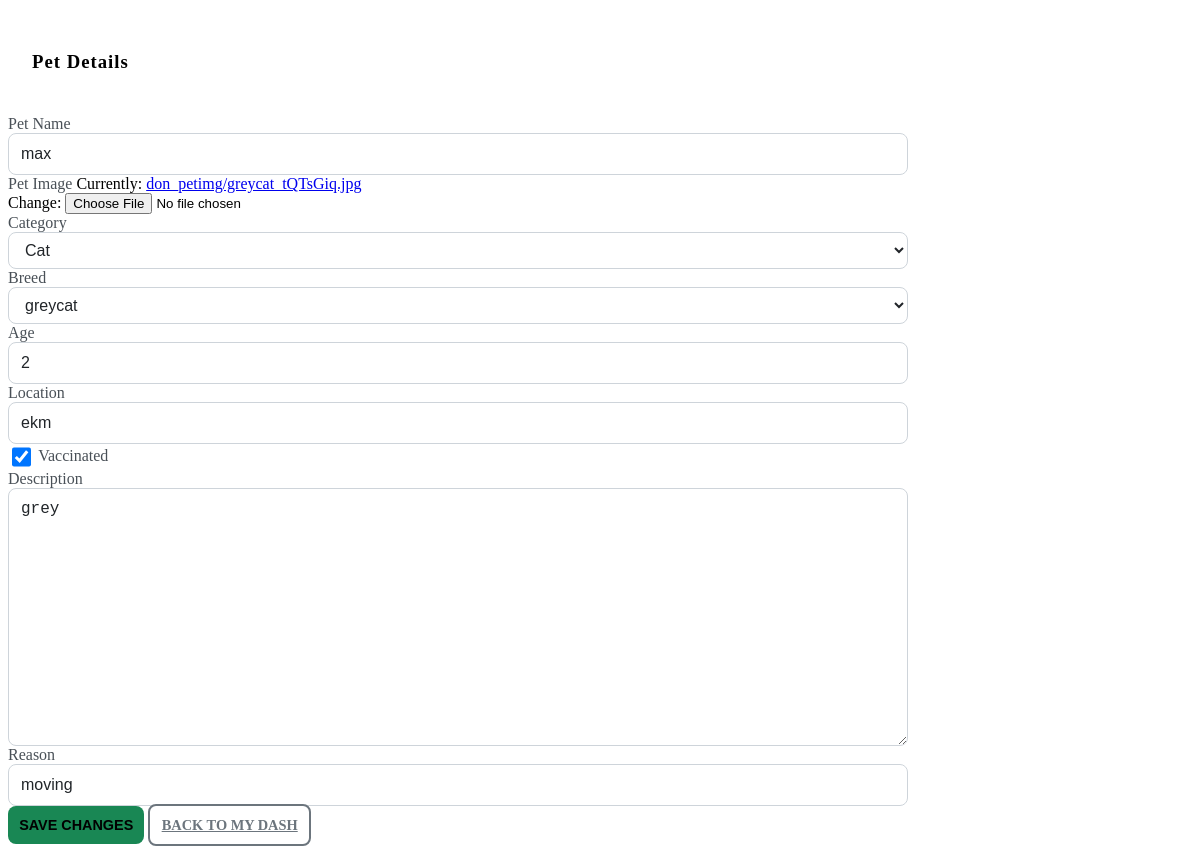
Screenshot of /pets/updatepetadmin/6 (signed in) with the database file from the repository.
### petoperation/models.py (models this page shows, shortened)
class Pet(models.Model):
    pet_name=models.CharField(max_length=30)
    pet_img=models.ImageField(upload_to='don_petimg')
    pet_cat=models.ForeignKey(Category,on_delete=models.CASCADE)
    pet_breed=models.ForeignKey(Breed,on_delete=models.CASCADE)
    pet_age=models.IntegerField()
    price=models.FloatField(blank=True,null=True)
    pet_location=models.CharField(max_length=50)
    pet_vaccinated=models.BooleanField(default=False)
    pet_desc=models.TextField()
    pet_reason=models.CharField(max_length=100)
    posted_date=models.DateTimeField(auto_now_add=True)
    status=models.CharField(max_length=50,choices=(('available','Available'),('adopted','Adopted')),
                            default='available')
    user=models.ForeignKey(CustomUser,on_delete=models.CASCADE)

### petoperation/views.py (the view)
# urls.py: path('updatepetadmin/<int:id>',updatepetadmin,name='updatepetadmin'),
@login_required(login_url='/accounts/login')
def updatepetadmin(request,id):
   if not request.user.is_superuser:
    return redirect("Error")
   pet=Pet.objects.get(id=id)
   if request.method=='POST':
      form= Pet_addform(request.POST,request.FILES,instance=pet)
      if form.is_valid():
       form.save()
       return redirect('admindashboard')
   else:
        form=Pet_addform(instance=pet)
   return render(request,'admineditpet.html',{'form':form})

### petoperation/forms.py
class Pet_addform(forms.ModelForm):
    class Meta:
        model=Pet
        exclude=['user','posted_date']

### petoperation/models.py (called while the page is built)
    def __str__(self):
        return self.name

    def __str__(self):
        return self.breed_name

### Templates/admineditpet.html (shortened to what this page needs)
{%load static%}
<link rel="stylesheet" href="{%static 'css/editpet.css' %}">
<div class="container min-vh-100 d-flex align-items-center justify-content-center py-5">
    <div class="row justify-content-center">
        <div class="col-lg-8">
            <div class="card shadow border-0">
                <div class="card-header bg-primary text-white text-center">
                    <h3>Pet Details</h3>
                </div>
                <div class="card-body p-4">
                    <form method="POST" enctype="multipart/form-data">
                        <div class="mb-3">
                            <label class="form-label">Pet Name</label>
                            {{ form.pet_name }}
                        </div>
                        <div class="mb-3">
                            <label class="form-label">Pet Image</label>
                            {{ form.pet_img }}
                        </div>
                        <div class="mb-3">
                            <label class="form-label">Category</label>
                            {{ form.pet_cat }}
                        </div>
                        <div class="mb-3">
                            <label class="form-label">Breed</label>
                            {{ form.pet_breed }}
                        </div>
                        <div class="mb-3">
                            <label class="form-label">Age</label>
                            {{ form.pet_age }}
                        </div>
                        <div class="mb-3">
                            <label class="form-label">Location</label>
                            {{ form.pet_location }}
                        </div>
                        <div class="mb-3">
                            {{ form.pet_vaccinated }}
                            <label class="ms-2">Vaccinated</label>
                        </div>
                        <div class="mb-3">
                            <label class="form-label">Description</label>
                            {{ form.pet_desc }}
                        </div>
                        <div class="mb-3">
                            <label class="form-label">Reason</label>
                            {{ form.pet_reason }}
                        </div>
                        <div class="mt-4">
                            <button type="submit" class="btn btn-success w-100 mb-2">Save Changes</button>
                            <a href="{% url 'admindashboard' %}" class="btn btn-outline-secondary w-100">
                                Back to My dash
                            </a>
                        </div>
                    </form>
                </div>
            </div>
        </div>
    </div>
</div>

### static/css/editpet.css (style rules this page uses)
.container { max-width: 900px; }
.card { border-radius: 15px; overflow: hidden; transition: transform 0.2s ease-in-out; }
.card-header { letter-spacing: 1px; font-weight: 600; padding: 1.5rem; }
label { font-weight: 500; color: #495057; margin-bottom: 0.5rem; }
input[type="text"], input[type="number"], select, textarea { display: block; width: 100%; padding: 0.5rem 0.75rem; font-size: 1rem; font-weight: 400; line-height: 1.5; color: #212529; background-color: #fff; background-clip: padding-box; border: 1px solid #ced4da; border-radius: 8px; transition: border-color 0.15s ease-in-out, box-shadow 0.15s ease-in-out; }
input[type="checkbox"] { width: 1.2rem; height: 1.2rem; cursor: pointer; vertical-align: middle; }
.btn { padding: 0.7rem; font-weight: 600; border-radius: 8px; text-transform: uppercase; font-size: 0.9rem; }
.btn-success { background-color: #198754; border: none; }
.btn-outline-secondary { border: 2px solid #6c757d; color: #6c757d; margin-top: 10px; }

### rows the page displays
Pet: pet_name "max", pet_cat "Cat", pet_breed "greycat", pet_age "2", pet_location "ekm", pet_vaccinated "☑", pet_desc "grey", pet_reason "moving"
